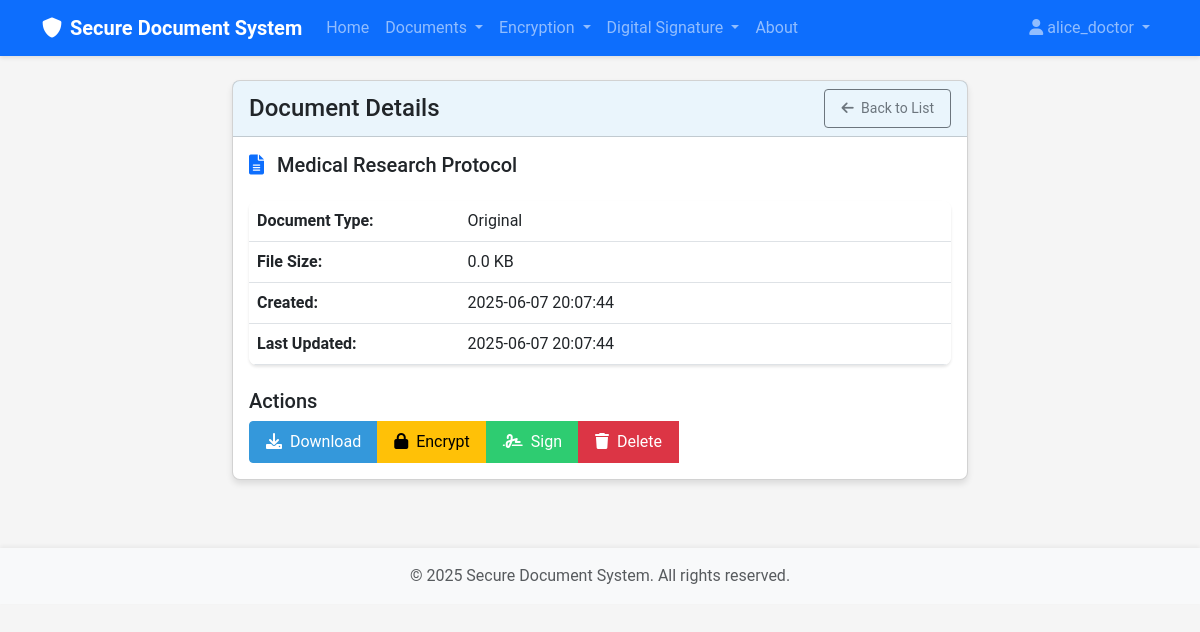
The app's page /document/view/1 (signed in) with its own data.
### src/models/user.py (models this page shows, shortened)
class User(UserMixin, db.Model):
    id = db.Column(db.Integer, primary_key=True)
    username = db.Column(db.String(64), index=True, unique=True)
    email = db.Column(db.String(120), index=True, unique=True)
    password = db.Column(db.String(128))
    role = db.Column(db.String(20), default='reader')  # 'data_owner', 'reader', 'authority'
    created_at = db.Column(db.DateTime, default=datetime.utcnow)
    public_key = db.Column(db.Text)
    private_key_encrypted = db.Column(db.Text)
    documents = db.relationship('Document', foreign_keys='Document.user_id', backref='owner', lazy='dynamic')
    attributes = db.relationship('Attribute', secondary=user_attributes,
                                backref=db.backref('users', lazy='dynamic'))

### src/models/document.py (models this page shows, shortened)
class Document(db.Model):
    id = db.Column(db.Integer, primary_key=True)
    filename = db.Column(db.String(256), nullable=False)
    original_filename = db.Column(db.String(256), nullable=False)
    file_type = db.Column(db.String(64))
    file_size = db.Column(db.Integer)  # Size in bytes
    doc_type = db.Column(db.String(20))  # 'original', 'encrypted', 'signed'
    encryption_method = db.Column(db.String(20), nullable=True)  # 'maabe', 'hybrid', None
    access_policy = db.Column(db.Text, nullable=True)
    is_signed = db.Column(db.Boolean, default=False)
    signature_file = db.Column(db.String(256), nullable=True)
    signer_id = db.Column(db.Integer, db.ForeignKey('user.id'), nullable=True)
    user_id = db.Column(db.Integer, db.ForeignKey('user.id'), nullable=False)
    parent_id = db.Column(db.Integer, db.ForeignKey('document.id'), nullable=True)
    children = db.relationship('Document',
                              backref=db.backref('parent', remote_side=[id]),
                              foreign_keys=[parent_id])
    signer = db.relationship('User', foreign_keys=[signer_id], backref='signed_documents')
    created_at = db.Column(db.DateTime, default=datetime.utcnow)
    updated_at = db.Column(db.DateTime, default=datetime.utcnow, onupdate=datetime.utcnow)

### src/routes/document.py (the view)
@document_bp.route('/view/<int:document_id>')
@login_required
def view(document_id):
    document = Document.query.get_or_404(document_id)
    if document.user_id != current_user.id:
        flash('You do not have permission to view this document', 'danger')
        return redirect(url_for('document.list'))
    return render_template('document/view.html', title='Document Details',
                          document=document)

### templates/document/view.html (shortened to what this page needs)
{% extends "base.html" %}
{% block content %}
<div class="row justify-content-center">
    <div class="col-md-8">
        <div class="card">
            <div class="card-header d-flex justify-content-between align-items-center">
                <h4 class="mb-0">Document Details</h4>
                <a href="{{ url_for('document.list') }}" class="btn btn-sm btn-outline-secondary">
                    <i class="fas fa-arrow-left me-1"></i> Back to List
                </a>
            </div>
            <div class="card-body">
                <div class="mb-4">
                    <h5>
                        {% if document.doc_type == 'original' %}
                            <i class="fas fa-file-alt text-primary me-2"></i>
                        {% elif document.doc_type == 'encrypted' %}
                            <i class="fas fa-lock text-warning me-2"></i>
                        {% elif document.doc_type == 'signed' %}
                            <i class="fas fa-file-signature text-success me-2"></i>
                        {% endif %}
                        {{ document.original_filename }}
                    </h5>
                </div>
                <table class="table">
                    <tr>
                        <th style="width: 30%">Document Type:</th>
                        <td>
                            {% if document.doc_type == 'original' %}
                                Original
                            {% elif document.doc_type == 'encrypted' %}
                                Encrypted ({{ document.encryption_method }})
                            {% elif document.doc_type == 'signed' %}
                                Signed
                            {% endif %}
                        </td>
                    </tr>
                    <tr>
                        <th>File Size:</th>
                        <td>{{ (document.file_size / 1024)|round(1) }} KB</td>
                    </tr>
                    <tr>
                        <th>Created:</th>
                        <td>{{ document.created_at.strftime('%Y-%m-%d %H:%M:%S') }}</td>
                    </tr>
                    <tr>
                        <th>Last Updated:</th>
                        <td>{{ document.updated_at.strftime('%Y-%m-%d %H:%M:%S') }}</td>
                    </tr>
                </table>
                <div class="mt-4">
                    <h5>Actions</h5>
                    <div class="btn-group">
                        <a href="{{ url_for('document.download', document_id=document.id) }}" class="btn btn-primary">
                            <i class="fas fa-download me-1"></i> Download
                        </a>
                        {% if document.doc_type == 'original' and not document.is_signed %}
                            <a href="{{ url_for('encryption.encrypt') }}" class="btn btn-warning">
                                <i class="fas fa-lock me-1"></i> Encrypt
                            </a>
                            <a href="{{ url_for('signature.sign', document_id=document.id) }}" class="btn btn-success">
                                <i class="fas fa-signature me-1"></i> Sign
                            </a>
                        {% endif %}
                        <button type="button" class="btn btn-danger" onclick="confirmDelete('delete-form')">
                            <i class="fas fa-trash me-1"></i> Delete
                        </button>
                    </div>
                </div>
            </div>
        </div>
    </div>
</div>
{% endblock %}

### templates/base.html (shortened to what this page needs)
<!DOCTYPE html>
<html lang="en">
<head>
    <link href="https://cdn.jsdelivr.net/npm/bootstrap@5.3.0-alpha1/dist/css/bootstrap.min.css" rel="stylesheet">
    <link rel="stylesheet" href="https://cdnjs.cloudflare.com/ajax/libs/font-awesome/6.0.0/css/all.min.css">
    <link rel="stylesheet" href="{{ url_for('static', filename='css/style.css') }}">
</head>
<body>
    <nav class="navbar navbar-expand-lg navbar-dark bg-primary">
        <div class="container">
            <a class="navbar-brand" href="{{ url_for('index') }}">
                <i class="fas fa-shield-alt me-2"></i>Secure Document System
            </a>
            <div class="collapse navbar-collapse" id="navbarNav">
                <ul class="navbar-nav me-auto">
                    <li class="nav-item">
                        <a class="nav-link" href="{{ url_for('index') }}">Home</a>
                    </li>
                    {% if current_user.is_authenticated %}
                        <li class="nav-item dropdown">
                            <a class="nav-link dropdown-toggle" href="#" id="documentsDropdown" role="button" data-bs-toggle="dropdown">
                                Documents
                            </a>
                        </li>
                        <li class="nav-item dropdown">
                            <a class="nav-link dropdown-toggle" href="#" id="encryptionDropdown" role="button" data-bs-toggle="dropdown">
                                Encryption
                            </a>
                        </li>
                        <li class="nav-item dropdown">
                            <a class="nav-link dropdown-toggle" href="#" id="signatureDropdown" role="button" data-bs-toggle="dropdown">
                                Digital Signature
                            </a>
                        </li>
                    {% endif %}
                    <li class="nav-item">
                        <a class="nav-link" href="{{ url_for('about') }}">About</a>
                    </li>
                </ul>
                <ul class="navbar-nav">
                    {% if current_user.is_authenticated %}
                        <li class="nav-item dropdown">
                            <a class="nav-link dropdown-toggle" href="#" id="userDropdown" role="button" data-bs-toggle="dropdown">
                                <i class="fas fa-user me-1"></i>{{ current_user.username }}
                            </a>
                        </li>
                    {% endif %}
                </ul>
            </div>
        </div>
    </nav>
    <div class="container mt-4">
        {% block content %}{% endblock %}
    </div>
    <footer class="footer mt-5 py-3 bg-light">
        <div class="container text-center">
            <span class="text-muted">© 2025 Secure Document System. All rights reserved.</span>
        </div>
    </footer>
</body>
</html>

### static/css/style.css (style rules this page uses)
:root { --primary-color: #3498db; --secondary-color: #2ecc71; --background-color: #f5f5f5; --text-color: #333333; --danger-color: #e74c3c; --success-color: #27ae60; }
body { font-family: 'Roboto', 'Open Sans', sans-serif; background-color: var(--background-color); color: var(--text-color); min-height: 100vh; display: flex; flex-direction: column; }
.navbar { box-shadow: 0 2px 4px rgba(0, 0, 0, 0.1); }
.navbar-brand { font-weight: bold; }
.footer { margin-top: auto; box-shadow: 0 -2px 4px rgba(0, 0, 0, 0.05); }
.card { border-radius: 8px; box-shadow: 0 4px 6px rgba(0, 0, 0, 0.1); transition: transform 0.3s ease, box-shadow 0.3s ease; margin-bottom: 20px; }
.card-header { font-weight: bold; background-color: rgba(52, 152, 219, 0.1); }
.btn { border-radius: 4px; padding: 8px 16px; transition: all 0.3s ease; }
.btn-primary { background-color: var(--primary-color); border-color: var(--primary-color); }
.btn-success { background-color: var(--secondary-color); border-color: var(--secondary-color); }
.table { box-shadow: 0 2px 3px rgba(0, 0, 0, 0.1); border-radius: 8px; overflow: hidden; }

### records on screen
User: username "alice_doctor"
Document: original_filename "Medical Research Protocol", (document.file_size/1024)|round(1) "0.0", created_at "2025-06-07 20:07:44", updated_at "2025-06-07 20:07:44"
